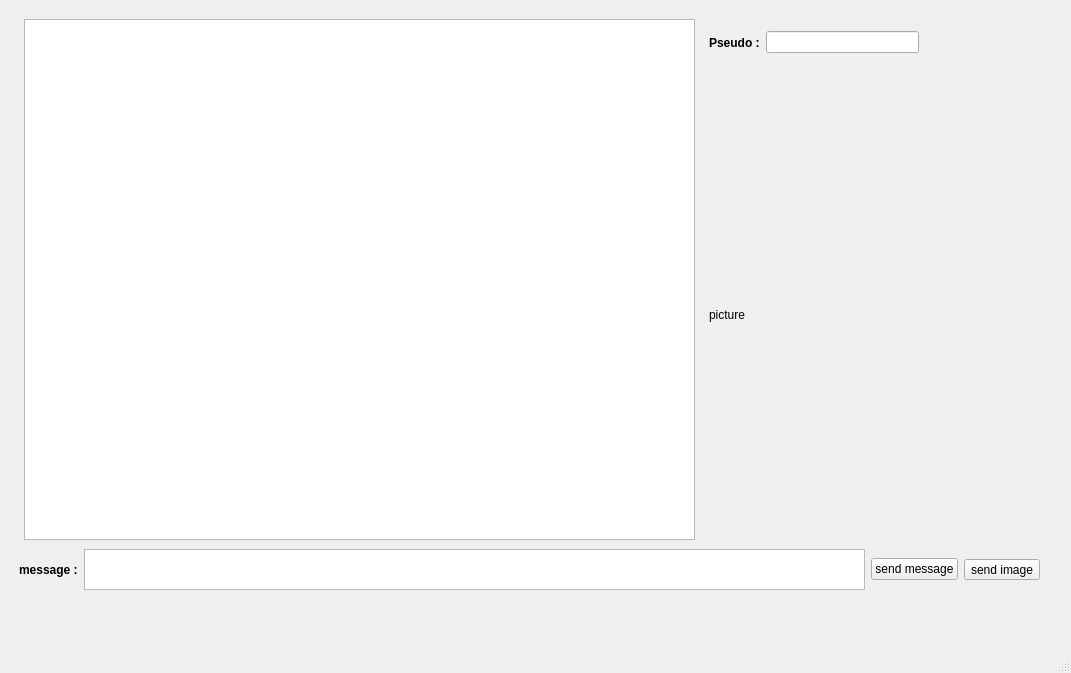
<?xml version="1.0" encoding="UTF-8"?>
<ui version="4.0">
 <class>App_multicast</class>
 <widget class="QMainWindow" name="App_multicast">
  <property name="geometry">
   <rect>
    <x>0</x>
    <y>0</y>
    <width>1071</width>
    <height>673</height>
   </rect>
  </property>
  <property name="windowTitle">
   <string>App_multicast</string>
  </property>
  <widget class="QWidget" name="centralwidget">
   <layout class="QHBoxLayout" name="horizontalLayout_4">
    <item>
     <widget class="QWidget" name="widget" native="true">
      <widget class="QTextBrowser" name="display_msg">
       <property name="geometry">
        <rect>
         <x>15</x>
         <y>10</y>
         <width>671</width>
         <height>521</height>
        </rect>
       </property>
      </widget>
      <widget class="QLabel" name="image">
       <property name="geometry">
        <rect>
         <x>700</x>
         <y>200</y>
         <width>331</width>
         <height>211</height>
        </rect>
       </property>
       <property name="text">
        <string>picture</string>
       </property>
       <property name="scaledContents">
        <bool>true</bool>
       </property>
      </widget>
      <widget class="QWidget" name="layoutWidget">
       <property name="geometry">
        <rect>
         <x>700</x>
         <y>20</y>
         <width>210</width>
         <height>27</height>
        </rect>
       </property>
       <layout class="QHBoxLayout" name="horizontalLayout_2">
        <item>
         <widget class="QLabel" name="Label_1">
          <property name="font">
           <font>
            <bold>true</bold>
           </font>
          </property>
          <property name="text">
           <string>Pseudo :</string>
          </property>
         </widget>
        </item>
        <item>
         <widget class="QLineEdit" name="pseudo"/>
        </item>
       </layout>
      </widget>
      <widget class="QWidget" name="layoutWidget">
       <property name="geometry">
        <rect>
         <x>10</x>
         <y>540</y>
         <width>1021</width>
         <height>41</height>
        </rect>
       </property>
       <layout class="QHBoxLayout" name="horizontalLayout">
        <item>
         <widget class="QLabel" name="label">
          <property name="font">
           <font>
            <bold>true</bold>
           </font>
          </property>
          <property name="text">
           <string>message :</string>
          </property>
         </widget>
        </item>
        <item>
         <widget class="QTextEdit" name="message"/>
        </item>
        <item>
         <widget class="QPushButton" name="send_msg">
          <property name="text">
           <string>send message</string>
          </property>
         </widget>
        </item>
        <item>
         <widget class="QToolButton" name="send_img">
          <property name="text">
           <string>send image</string>
          </property>
         </widget>
        </item>
       </layout>
      </widget>
     </widget>
    </item>
   </layout>
  </widget>
  <widget class="QMenuBar" name="menubar">
   <property name="geometry">
    <rect>
     <x>0</x>
     <y>0</y>
     <width>1071</width>
     <height>22</height>
    </rect>
   </property>
  </widget>
  <widget class="QStatusBar" name="statusbar"/>
 </widget>
 <resources/>
 <connections>
  <connection>
   <sender>send_msg</sender>
   <signal>clicked()</signal>
   <receiver>App_multicast</receiver>
   <slot>boutonEnvoyer_msg_clicked()</slot>
   <hints>
    <hint type="sourcelabel">
     <x>940</x>
     <y>618</y>
    </hint>
    <hint type="destinationlabel">
     <x>1086</x>
     <y>547</y>
    </hint>
   </hints>
  </connection>
  <connection>
   <sender>send_img</sender>
   <signal>clicked()</signal>
   <receiver>App_multicast</receiver>
   <slot>boutonEnvoyer_img_Clicked()</slot>
   <hints>
    <hint type="sourcelabel">
     <x>1000</x>
     <y>603</y>
    </hint>
    <hint type="destinationlabel">
     <x>1075</x>
     <y>628</y>
    </hint>
   </hints>
  </connection>
 </connections>
 <slots>
  <slot>boutonEnvoyer_msg_clicked()</slot>
  <slot>boutonEnvoyer_img_Clicked()</slot>
 </slots>
</ui>
